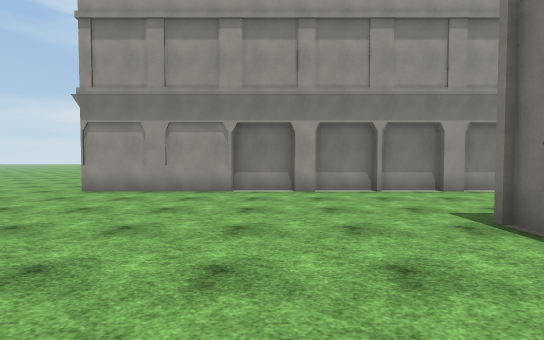
view 1 (above)

15 first-person views from a walk through a Unity game level. The camera is 1.5 m above the floor, tilts 2° down and sees 85° across. The floor is counted in squares, 2 m on a side. Each view is taken from the middle of a square. On the plan, view 1 faces up. The plan holds only what a view shows up to about 10 squares ahead; the rest is blank. The place goes on beyond the plan. Surface patterns are stand-ins for the level's own textures.

view 2
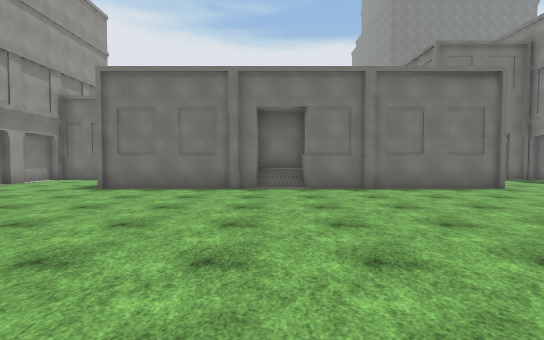

view 3
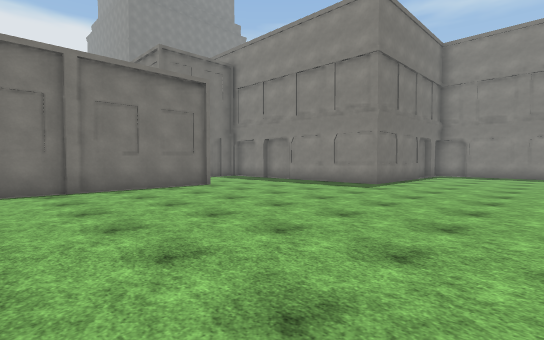

view 4
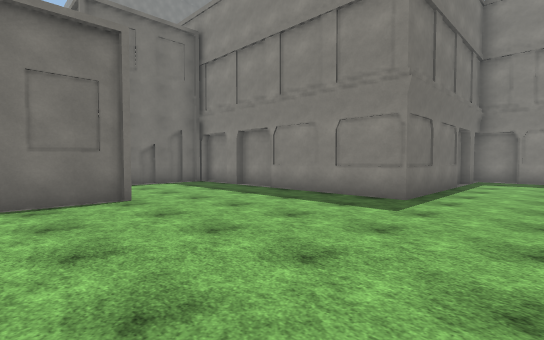

view 5
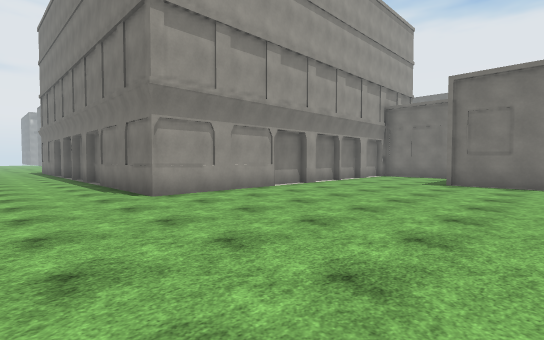

view 6
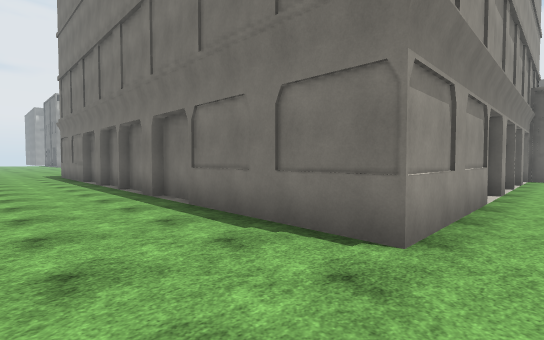

view 7
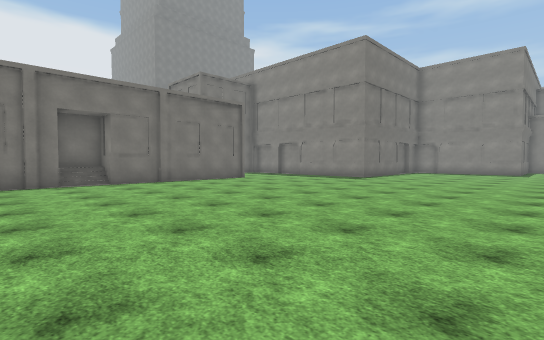

view 8
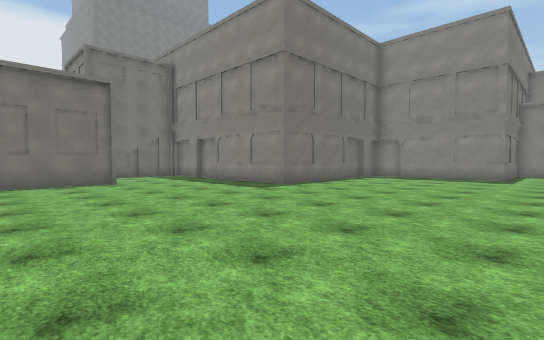

view 9
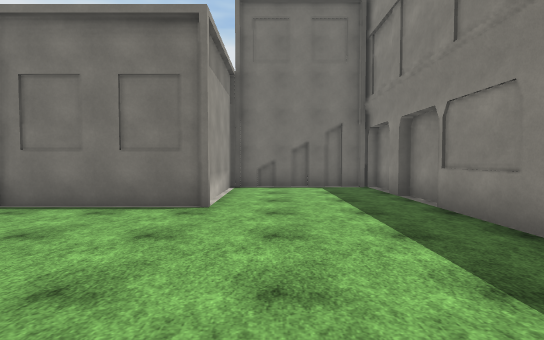

view 10
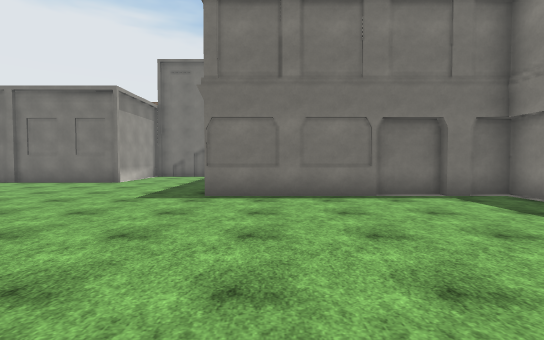

view 11
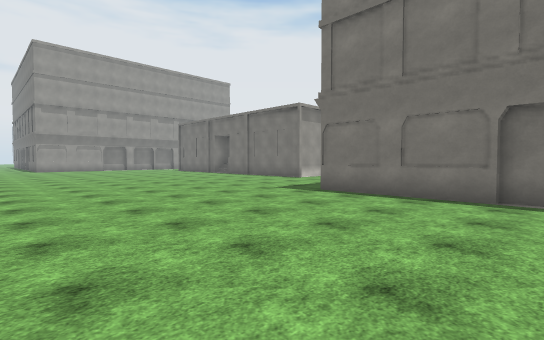

view 12
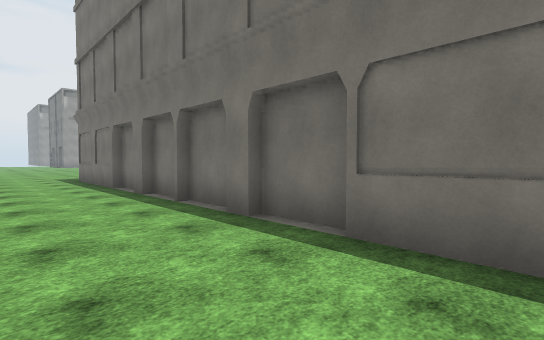

view 13
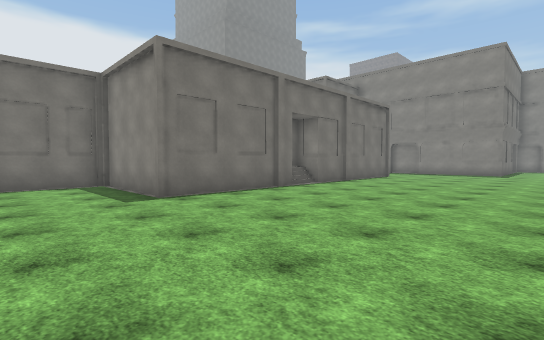

view 14
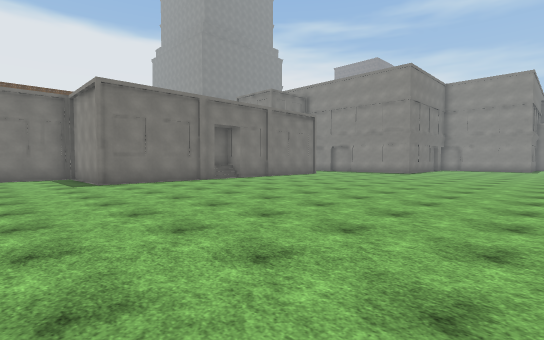

view 15
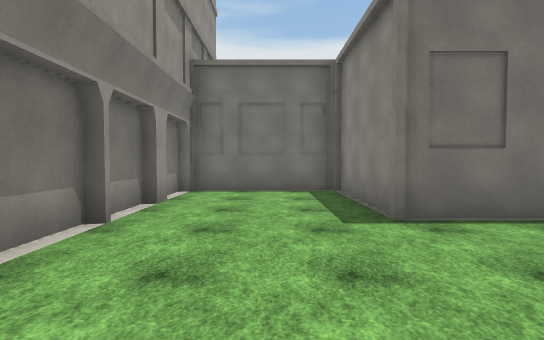

### Floor plan
Key: @ floor where view 1 was taken; # wall or solid block; . floor; / step, stairs or slope; B building.
Columns run from 7 left of view 1 to 7 right of it. Each row starts with its distance up from view 1.
 18 ...#
 17 ...#
 16 ...#
 15 ...#
 14 ...#
 13 ...#
 12 ...#
 11 ...#
 10 ...#
  9 ...#
  8 ...##
  7 ...B###.#.##.#
  6 ..............
  5 ..............
  4 ..............
  3 ..........####
  2 ..........#
  1 ..........#
  0 .......@..##
 -1 ........../#
 -2 ..........##
 -3 ..........#
 -4 ..........#
 -5 ..........#
 -6 ..........#
 -7 ..........####
 -8 .............#
 -9 .............#
-10 .............#
-11 ......B########
-12 ......##
-13 ......#
-14 ......#
-15 .......

Where each view was taken, in squares from view 1:
view 1: 0 up, 0 right, facing up
view 2: 1 down, 5 left, facing right
view 3: 2 down, 5 left, facing down-right
view 4: 5 down, 3 left, facing down-right
view 5: 1 up, 7 left, facing up-right
view 6: 6 up, 7 left, facing up-right
view 7: 1 up, 7 left, facing down-right
view 8: 4 down, 7 left, facing down-right
view 9: 8 down, 2 left, facing right
view 10: 12 down, 7 left, facing right
view 11: 15 down, 7 left, facing up-right
view 12: 9 up, 7 left, facing up-right
view 13: 6 up, 3 left, facing down-right
view 14: 6 up, 7 left, facing down-right
view 15: 5 up, 1 left, facing right
